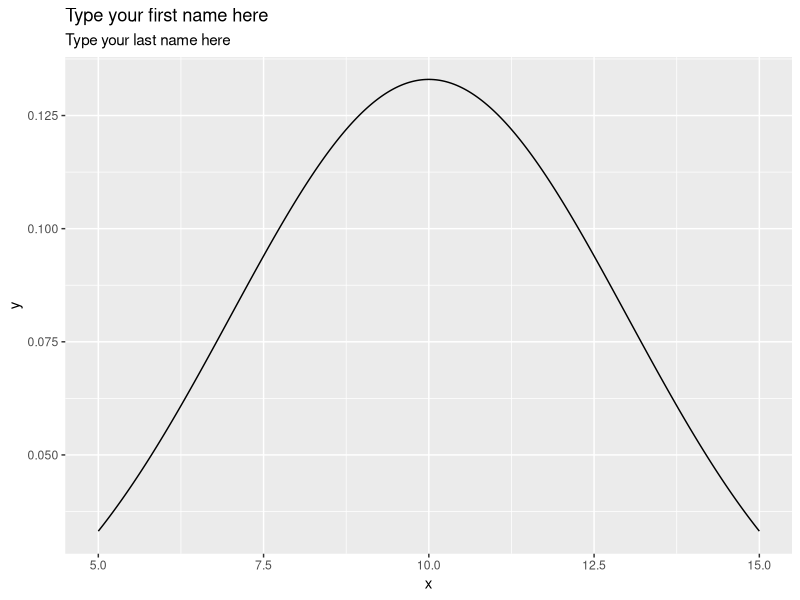

This figure's R source:
####click tool -> install packages -> type ggplot2 -> and install 


library(ggplot2)
x <- seq(5, 15, length=1000)
y <- dnorm(x, mean=10, sd=3)
d = data.frame(x, y)
ggplot(data = d, aes(x = x, y = y)) + geom_line() + 
  ggtitle("Type your first name here" , subtitle = "Type your last name here")

######After you generate the plot, you need to save the plot.
###Click Export (right above the plot) -> save as either pdf of jpg 
###-> save at the folder where you can find it. -> upload to canvas and you are done